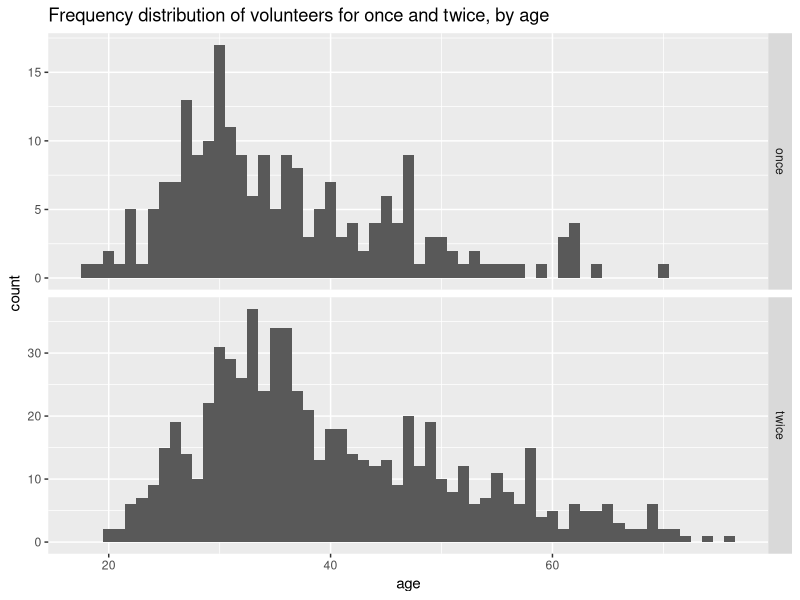
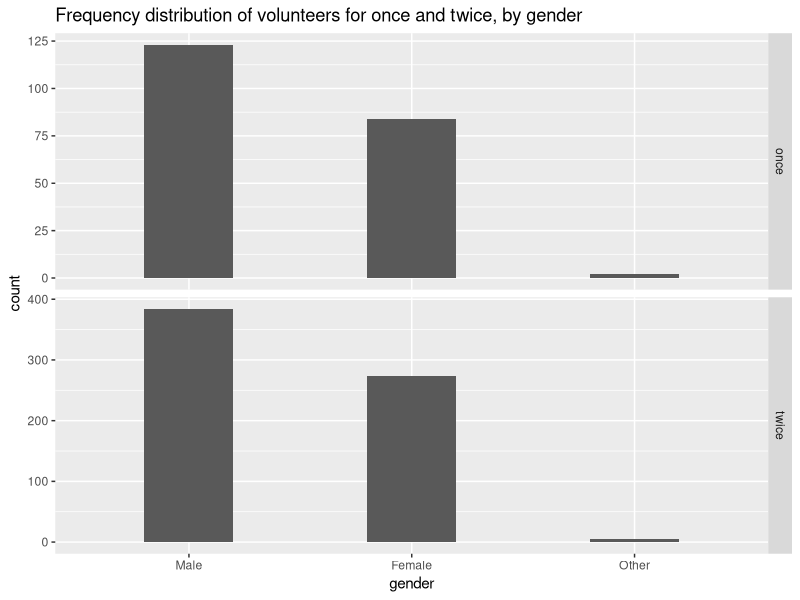
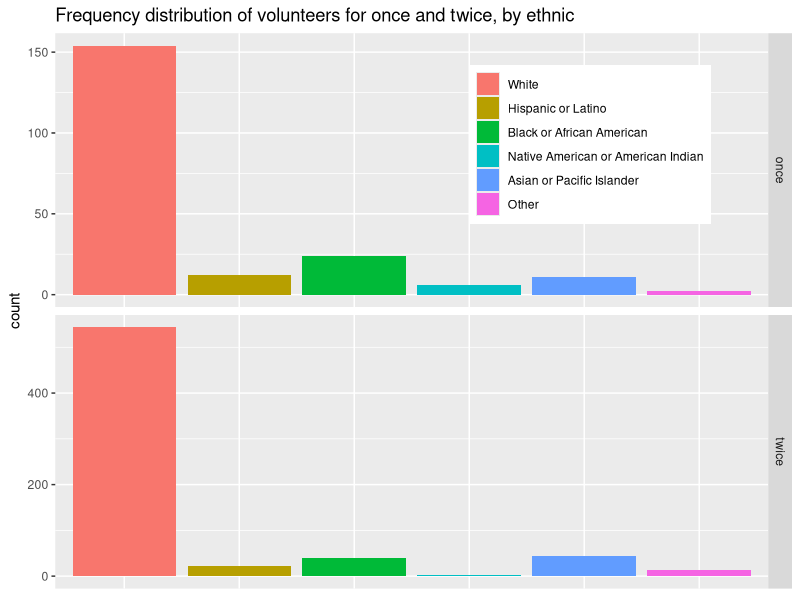
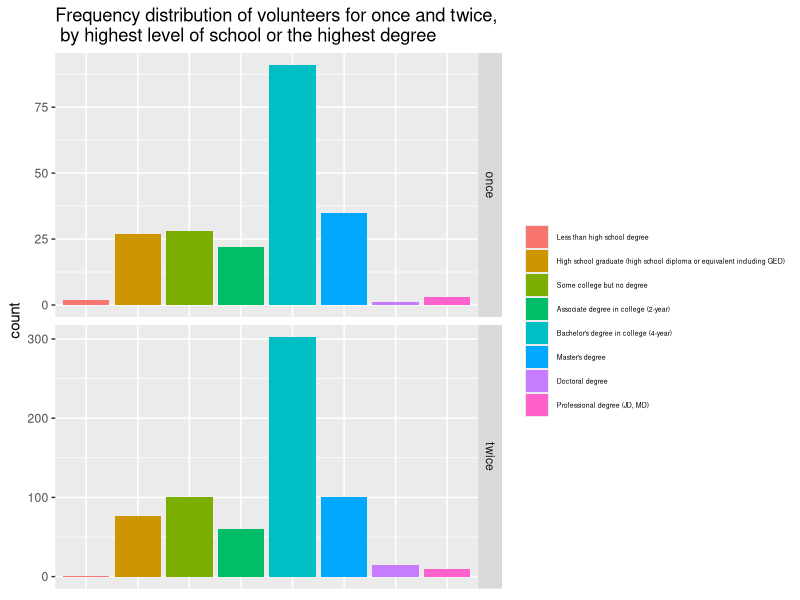
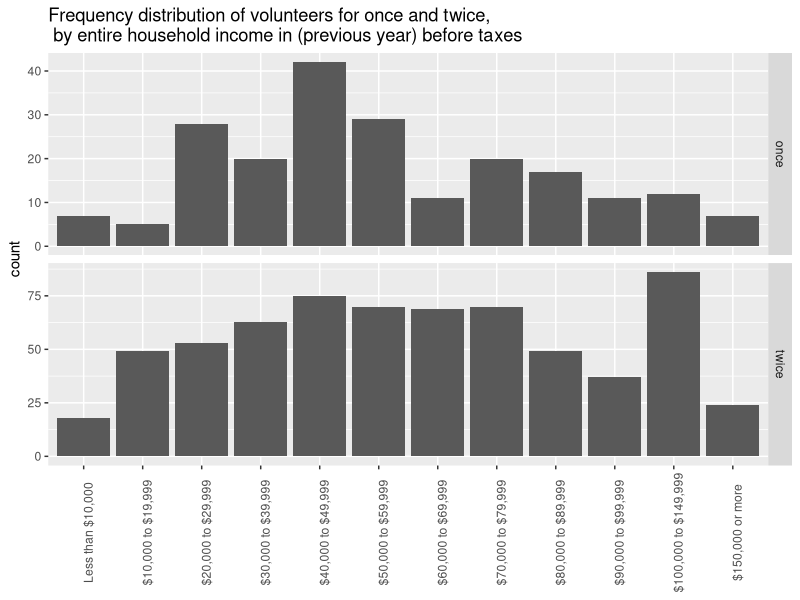
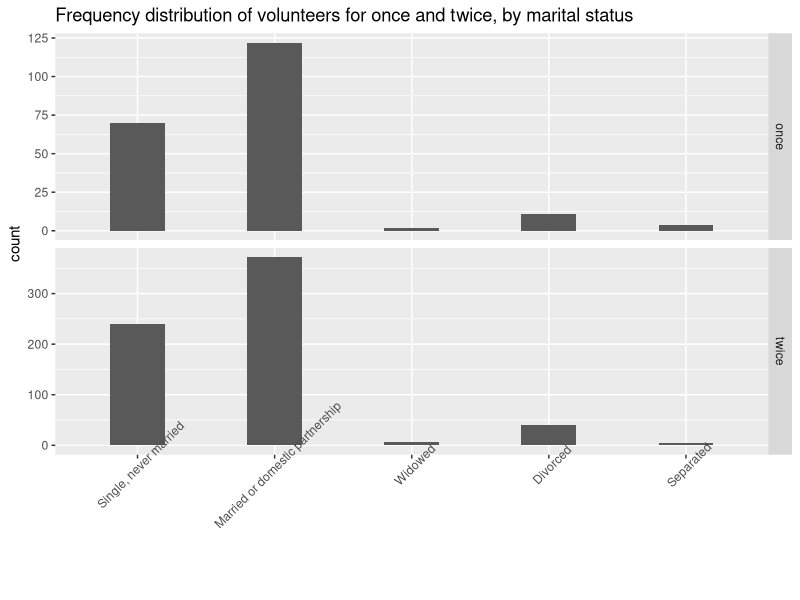
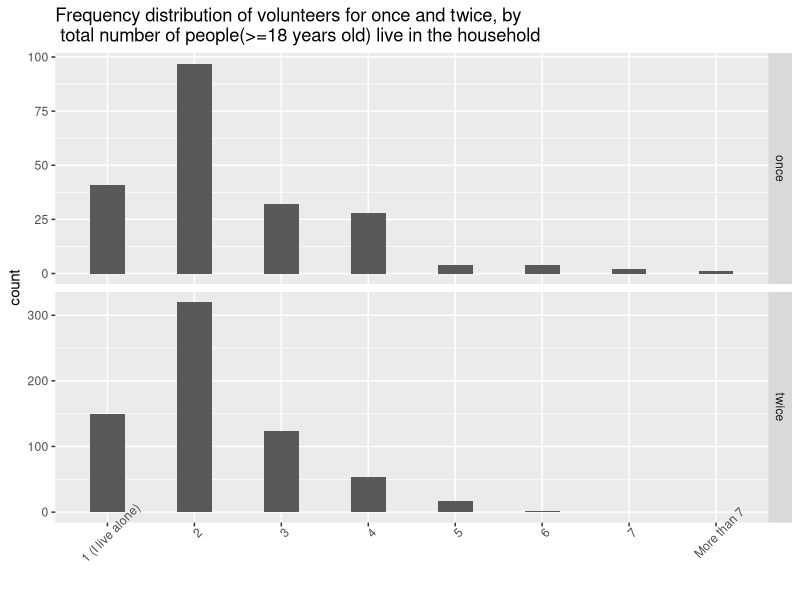
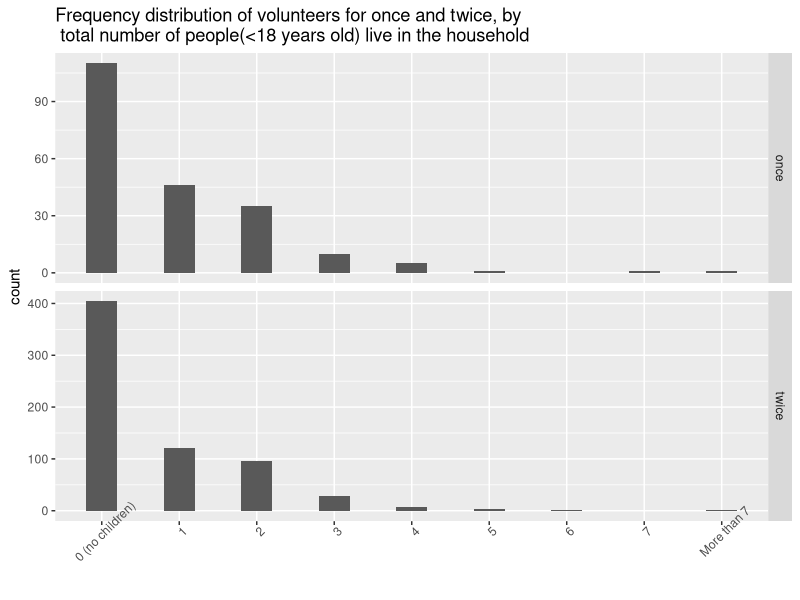

These charts were generated, in order, by the following R code:
## ---- chunk 1
knitr::opts_chunk$set(echo = TRUE)
## ---- chunk 2
setwd('/Users/fangshu/Desktop/research/Analysis_pets_isolation/COVIDandPETS-master/cleaned_data/')
rm(list = ls())
library(dplyr)
library(ggplot2)
rawdata1 <- read.csv("wave1_cleaned_0527.csv")
rawdata2 <- read.csv("wave2_cleaned_0527.csv")

#3) demographic information of the people who completed the survey once versus people who completed it twice
### combine all waves into one dataset
workerid_twice <- intersect(rawdata1$workerId,rawdata2$workerId)
demo_info1 <- data.frame(select(rawdata1,workerId,
                             age,gender,ethnic,ed,income, married, 
                             hhsize, children, religion, psychproblem, genhealth))
demo_info2 <- data.frame(select(rawdata2,workerId,
                                age,gender,ethnic,ed,income, married, 
                                hhsize, children, religion, psychproblem, genhealth))
demo_info2 <- demo_info2 %>% 
  filter(!(workerId %in% workerid_twice))
alldata <- rbind(demo_info1,demo_info2)
alldata <- droplevels(alldata) # drop useless levels

alldata <- alldata %>%
  mutate(num=ifelse(workerId %in% workerid_twice,"twice","once")) 

cols <- colnames(alldata)[-2]
alldata[cols] <- lapply(alldata[cols], factor) 

### rename the levels
levels(alldata$gender) <- c('Male','Female','Other')
levels(alldata$ethnic) <- c('White','Hispanic or Latino','Black or African American',
                            'Native American or American Indian','Asian or Pacific Islander','Other')
levels(alldata$ed) <- c("Less than high school degree","High school graduate (high school diploma or equivalent including GED)",
                        "Some college but no degree","Associate degree in college (2-year)","Bachelor's degree in college (4-year)",
                        "Master's degree","Doctoral degree","Professional degree (JD, MD)")
levels(alldata$income) <- c("Less than $10,000","$10,000 to $19,999","$20,000 to $29,999","$30,000 to $39,999",
                            "$40,000 to $49,999","$50,000 to $59,999","$60,000 to $69,999","$70,000 to $79,999",
                            "$80,000 to $89,999","$90,000 to $99,999","$100,000 to $149,999","$150,000 or more")
levels(alldata$married) <- c("Single, never married","Married or domestic partnership","Widowed","Divorced","Separated")
levels(alldata$hhsize) <- c("1 (I live alone)","2","3","4","5","6","7","More than 7")
levels(alldata$children) <- c("0 (no children)","1","2","3","4","5","6","7","More than 7")
levels(alldata$religion) <- c("very conservative","conservative","somewhat conservative","middle of the road",
                              "somewhat liberal","liberal","very liberal")
levels(alldata$psychproblem) <- c("No","Yes")
levels(alldata$genhealth) <- c("Bad","Not so good","So So","Good","Excellent")
## ---- chunk 3
ggplot(alldata, aes(x=age)) + geom_histogram(binwidth=1) + facet_grid(num~.,scales="free_y")+
  ggtitle("Frequency distribution of volunteers for once and twice, by age")
## ---- chunk 4
ggplot(alldata, aes(x=gender)) + geom_bar(width=0.4) + facet_grid(num~.,scales="free_y")+
  ggtitle("Frequency distribution of volunteers for once and twice, by gender")
## ---- chunk 5
ggplot(alldata, aes(x=ethnic,fill=ethnic)) + geom_bar() + facet_grid(num~.,scales="free_y")+
  theme(axis.title.x=element_blank(), 
        axis.text.x=element_blank(),
        axis.ticks.x=element_blank(),
        legend.position = c(.75,.8),
        legend.title = element_blank()) + 
    ggtitle("Frequency distribution of volunteers for once and twice, by ethnic")
## ---- chunk 6
ggplot(alldata, aes(x=ed,fill=ed)) + geom_bar() + facet_grid(num~.,scales="free_y")+
  theme(axis.title.x=element_blank(), 
        axis.text.x=element_blank(),
        axis.ticks.x=element_blank(),
        legend.text = element_text(size = 5),
        legend.title = element_blank()) + 
  ggtitle("Frequency distribution of volunteers for once and twice,\n by highest level of school or the highest degree")
## ---- chunk 7
ggplot(alldata, aes(x=income)) + geom_bar() + facet_grid(num~.,scales="free_y")+
  theme(axis.title.x=element_blank(), 
        axis.text.x =element_text(angle = 90),
        #axis.ticks.x=element_blank(),
        legend.position = c(.3,.7)
        #legend.text = element_text(size = 6),
        ) + 
  ggtitle("Frequency distribution of volunteers for once and twice, \n by entire household income in (previous year) before taxes")
## ---- chunk 8
ggplot(alldata, aes(x=married)) + geom_bar(width=0.4) + facet_grid(num~.,scales="free_y")+
  theme(axis.title.x=element_blank(), 
        axis.text.x =element_text(angle = 45)) + 
  ggtitle("Frequency distribution of volunteers for once and twice, by marital status")
## ---- chunk 9
ggplot(alldata, aes(x=hhsize)) + geom_bar(width = 0.4) + facet_grid(num~.,scales="free_y")+
  theme(axis.title.x=element_blank(), 
        axis.text.x =element_text(angle = 45)) + 
  ggtitle("Frequency distribution of volunteers for once and twice, by \n total number of people(>=18 years old) live in the household")
## ---- chunk 10
ggplot(alldata, aes(x=children)) + geom_bar(width = 0.4) + facet_grid(num~.,scales="free_y")+
  theme(axis.title.x=element_blank(), 
        axis.text.x =element_text(angle = 45)) + 
  ggtitle("Frequency distribution of volunteers for once and twice, by \n total number of people(<18 years old) live in the household")
## ---- chunk 11
ggplot(alldata, aes(x=religion)) + geom_bar(width = 0.4) + facet_grid(num~.,scales="free_y")+
  theme(axis.title.x=element_blank(), 
        axis.text.x =element_text(angle = 45)) + 
  ggtitle("Frequency distribution of volunteers for once and twice, by political views")
## ---- chunk 12
ggplot(alldata, aes(x=psychproblem)) + geom_bar(width=0.4) + facet_grid(num~.,scales="free_y")+
  theme(axis.title.x=element_blank()) + 
  ggtitle("Frequency distribution of volunteers for once and twice, by history of mental health problems")
## ---- chunk 13
ggplot(alldata, aes(x=genhealth)) + geom_bar() + facet_grid(num~.,scales="free_y")+
  theme(axis.title.x=element_blank()) + 
  ggtitle("Frequency distribution of volunteers for once and twice, by general health lately")
